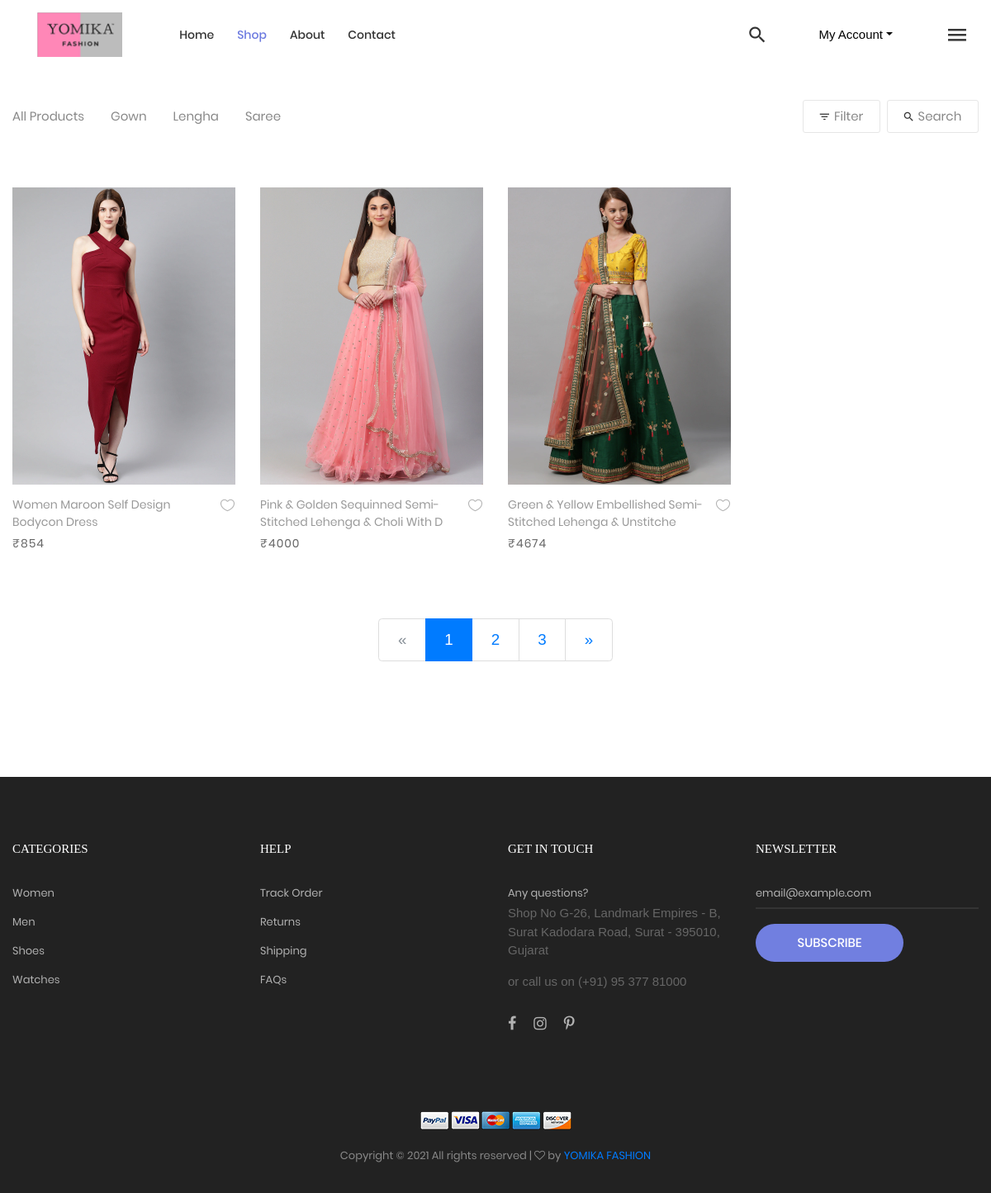
Before: /products/shop/ with the older database file.
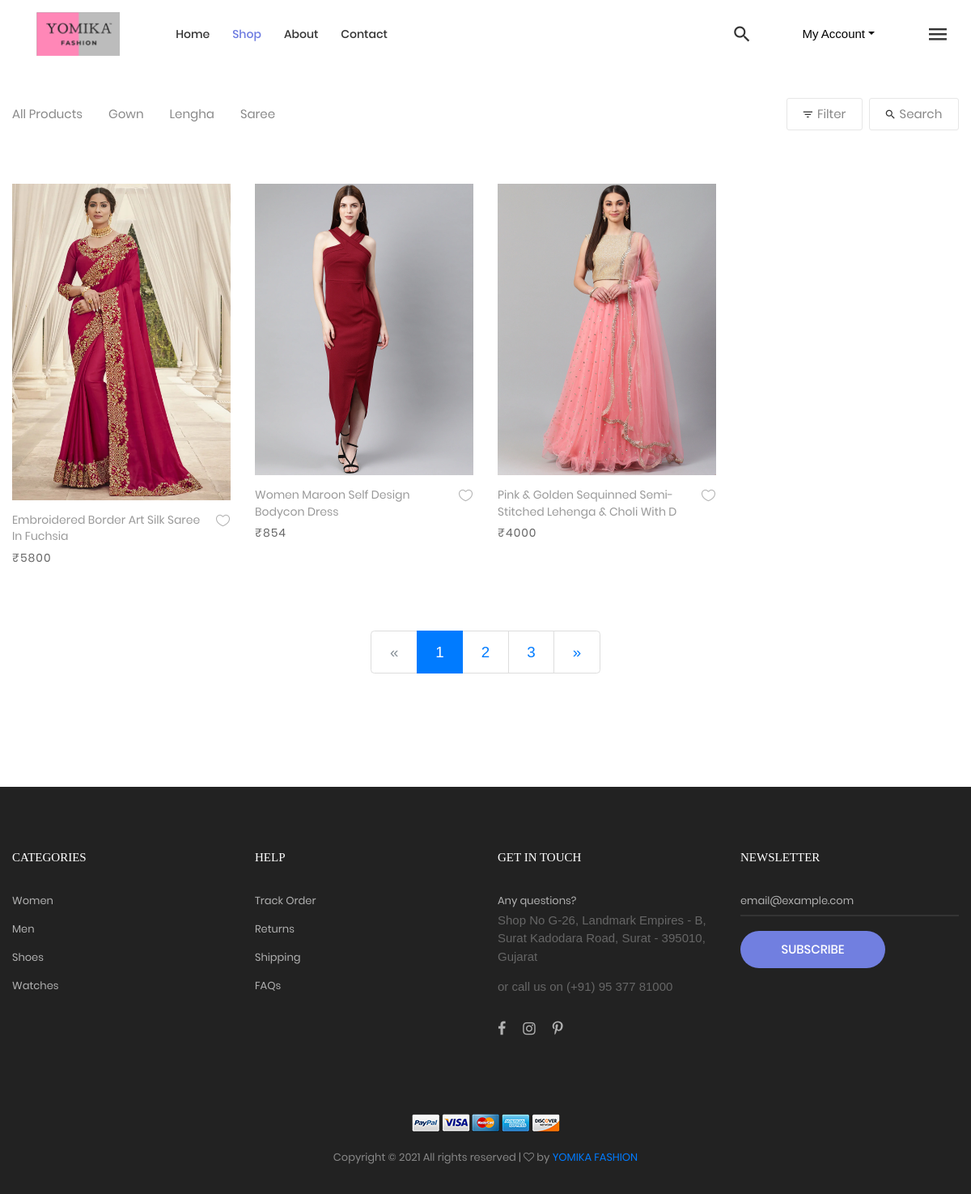
After: the same page with the newer database file.
### app_products/models.py (models this page shows, shortened)
class category(models.Model):
    productCategory = models.CharField(max_length=50)
    def __str__(self):
        return self.productCategory

class product(models.Model):
    cat = models.ForeignKey(category, on_delete = models.CASCADE)
    seller = models.ForeignKey(User, on_delete=models.CASCADE)
    upload_date = models.DateTimeField(default=timezone.now)
    slug = models.SlugField(max_length=150, blank=True, null=True)
    img1 = models.ImageField(upload_to=img_path, blank=True)
    img2 = models.ImageField(upload_to=img_path, blank=True)
    img3 = models.ImageField(upload_to=img_path, blank=True)
    title = models.CharField(max_length=60)
    price = models.IntegerField()
    stock_qty = models.IntegerField(default=0)
    size = models.CharField(max_length=255)
    color = models.CharField(max_length=255)
    desc = models.CharField(max_length=555)
    fabric = models.CharField(max_length=20, blank=True)
    work = models.CharField(max_length=50, blank=True)
    style = models.CharField(max_length=200, blank=True)
    occasion = models.CharField(max_length=200, blank=True)

### app_products/views.py (the view, shortened to what this page needs)
# urls.py: path('shop/', views.productFilter.as_view(), name='productFilter'),
class productFilter(View):
    def get(self, request):
        context = {}
        all_products = models.product.objects.all().order_by('-upload_date')
        page = request.GET.get('page', 1)
        search = request.GET.get('search')
        catBy = request.GET.get('cat')
        sortBy = request.GET.get('sb')
        priceBy = request.GET.get('pb')
        colorBy = request.GET.get('cb')
        if catBy:
            all_products = all_products.filter(cat__productCategory=catBy)
        if sortBy == 'lowHigh':
            all_products = all_products.order_by('price')
        if sortBy == 'highLow':
            all_products = all_products.order_by('-price')
        paginator = Paginator(all_products, 3)
        try:
            product = paginator.page(page)
        except PageNotAnInteger:
            product = paginator.page(1)
        except EmptyPage:
            product = paginator.page(paginator.num_pages)
        context['categorys'] = models.category.objects.all()
        context['products'] = product
        context['categoryName'] = catBy
        return render(request, 'app_products/shop-filter.html', context)

### app_cart/context_processors.py (called while the page is built)
def cartCount(request):
    c = 0
    try:
        obj = Cart.objects.filter(user = request.user)
        for x in obj:
            c += 1
    except:pass
    return {'cartCount':c}

def cartTotal(request):
    total = []
    try:
        obj = Cart.objects.filter(user=request.user)
        for x in obj:
            total.append(x.product_id.price*x.product_qty)
    except:
        pass
    return {'cartTotal': sum(total)}

### assets/templates/app_products/shop-filter.html (shortened to what this page needs)
{% extends '../base.html' %}
{% load static %}
{% block shop %}active-menu{% endblock shop %}
{% block content %}
	<div class="bg0 m-t-23 p-b-140">
		<div id="main" class="container">
			<div class="flex-w flex-sb-m p-b-52">
				<div class="flex-w flex-l-m filter-tope-group m-tb-10">
					<a class="stext-106 cl6 hov1 bor3 trans-04 m-r-32 m-tb-5 " href="{% url 'products:shop' %}">
						All Products
					</a>
					{% for category in categorys  %}
					<a class="stext-106 cl6 hov1 bor3 trans-04 m-r-32 m-tb-5 {% if category.productCategory == categoryName %}how-active1{% endif %}" href="{% url 'products:productFilter' %}?cat={{category}}">
						{{category | title}}
					</a>
					{% endfor %}
				</div>
				<div class="flex-w flex-c-m m-tb-10">
					<div class="flex-c-m stext-106 cl6 size-104 bor4 pointer hov-btn3 trans-04 m-r-8 m-tb-4 js-show-filter">
						<i class="icon-filter cl2 m-r-6 fs-15 trans-04 zmdi zmdi-filter-list"></i>
						 Filter
					</div>
					<div class="flex-c-m stext-106 cl6 size-105 bor4 pointer hov-btn3 trans-04 m-tb-4 js-show-search">
						<i class="icon-search cl2 m-r-6 fs-15 trans-04 zmdi zmdi-search"></i>
						Search
					</div>
				</div>
			</div>
			<div id='shop' class="row isotope-grid shop">
				{% for product in products %}
				<div class="col-6 col-md-4 col-lg-3 p-b-35 isotope-item {{product.cat}}">
					<div class="block2">
						<div class="block2-pic hov-img0">
							<img src="{{product.img1.url}}" alt="IMG-PRODUCT">
						</div>
						<div class="block2-txt flex-w flex-t p-t-14">
							<div class="block2-txt-child1 flex-col-l ">
								<a href="{% url 'products:productDetails' product.pk product.slug %}" class="stext-104 cl4 hov-cl1 trans-04 js-name-b2 p-b-6"> {{product.title | title}} </a>
								<span class="stext-105 cl3">
									₹{{product.price}}
								</span>
							</div>
							<div class="block2-txt-child2 flex-r p-t-3">
								<a href="#" class="btn-addwish-b2 dis-block pos-relative js-addwish-b2">
									<img class="icon-heart1 dis-block trans-04" src="{% static 'images/icons/icon-heart-01.png' %}" alt="ICON">
								</a>
							</div>
						</div>
					</div>
				</div>
				{% endfor %}
			</div>
			{% if products.has_other_pages %}
			<div id="pagi" class="flex-c-m flex-w w-full p-t-45">
				<ul class="pagination pagination-lg">
					{% if products.has_previous %}
					<li class="page-item"><a class="page-link" href="{{request.get_full_path}}&page={{ products.previous_page_number }}" aria-label="Previous">&laquo;</a></li>
					{% else %}
					<li class="disabled page-item"><span class="page-link" aria-label="Previous">&laquo;</span></li>
					{% endif %}
					{% for i in products.paginator.page_range %}
					{% if products.number == i %}
						<li class="page-item active"><a class="page-link " href="#">{{ i }}</a></li>
					{% else %}
						<li class="page-item"><a class="page-link" href="{{request.get_full_path}}&page={{ i }}">{{ i }}</a></li>
					{% endif %}
					{% endfor %}
					{% if products.has_next %}
					<li class="page-item"><a class="page-link" href="{{request.get_full_path}}&page={{ products.next_page_number }}" aria-label="Next">&raquo;</a></li>
					{% else %}
					<li class="page-item disabled"><a class="page-link" href="" aria-label="Next">&raquo;</a></li>
					{% endif %}
				</ul>
			</div>
			{% endif %}
		</div>
	</div>
{% endblock content %}

Changed rows visible on the page:
no longer on this page (row unchanged): product: img1 (picture), title "Green & Yellow Embellished Semi-Stitched Lehenga & Unstitche", price "4674"
added product: img1 (picture), title "Embroidered Border Art Silk Saree In Fuchsia", price "5800"
